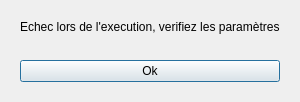
<?xml version="1.0" encoding="UTF-8"?>
<ui version="4.0">
 <class>Dialog</class>
 <widget class="QDialog" name="Dialog">
  <property name="geometry">
   <rect>
    <x>0</x>
    <y>0</y>
    <width>272</width>
    <height>102</height>
   </rect>
  </property>
  <property name="windowTitle">
   <string>Dialog</string>
  </property>
  <layout class="QHBoxLayout" name="horizontalLayout">
   <item>
    <widget class="QWidget" name="widget" native="true">
     <layout class="QVBoxLayout" name="verticalLayout">
      <item>
       <widget class="QLabel" name="label">
        <property name="text">
         <string>Echec lors de l'execution, verifiez les paramètres</string>
        </property>
       </widget>
      </item>
      <item>
       <spacer name="verticalSpacer">
        <property name="orientation">
         <enum>Qt::Vertical</enum>
        </property>
        <property name="sizeHint" stdset="0">
         <size>
          <width>20</width>
          <height>40</height>
         </size>
        </property>
       </spacer>
      </item>
      <item>
       <widget class="QPushButton" name="pushButton">
        <property name="text">
         <string>Ok</string>
        </property>
       </widget>
      </item>
     </layout>
    </widget>
   </item>
  </layout>
 </widget>
 <resources/>
 <connections/>
</ui>
